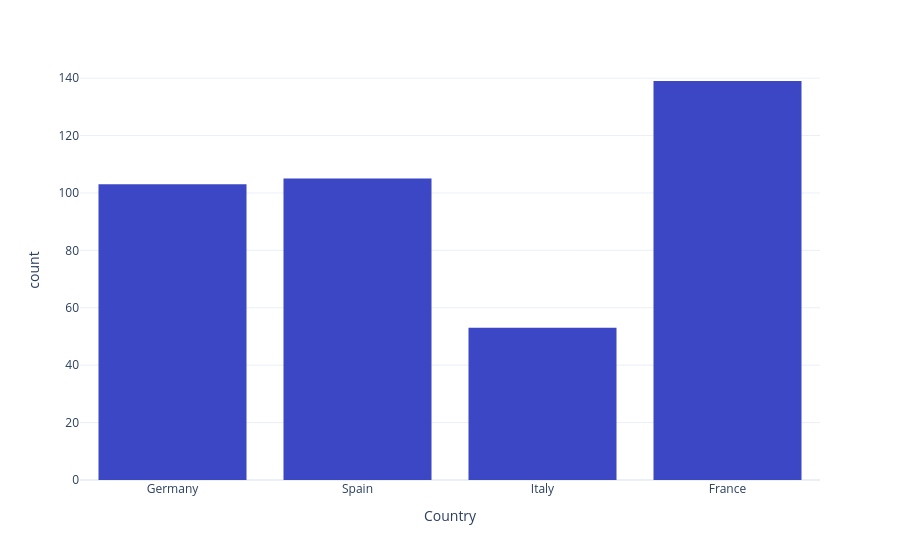
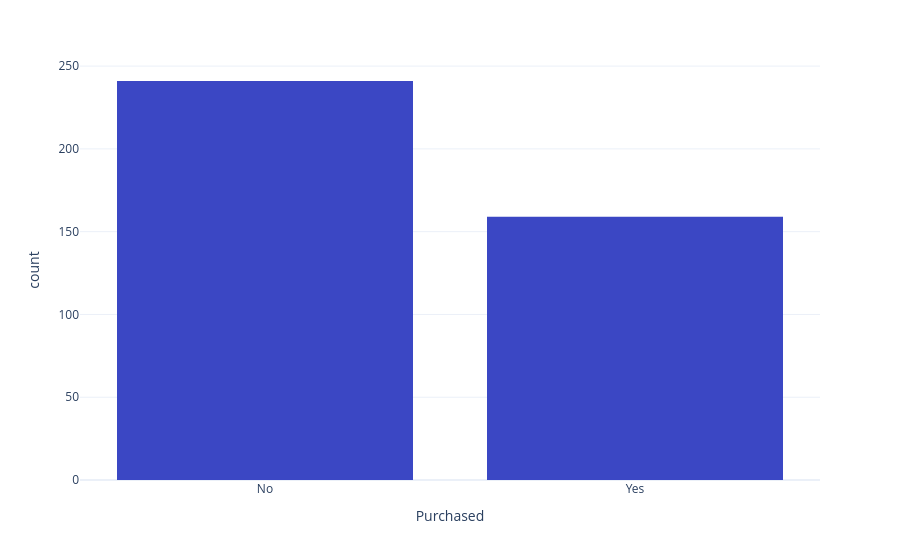

Notebook code for these charts, in order:
### Code cell
# Univariate analysis
# Barplot of each qualitative variable
cat_features = ['Country', 'Purchased']
for i in range(len(cat_features)):
    fig = px.histogram(dataset, x=cat_features[i])
    fig.show()

### Figure 1 — Plotly figure (JSON) as saved in the notebook; plotly's stock layout.template omitted (floating-point values rounded to 4 significant figures; data arrays with more than 128 entries replaced by an {"elided": "..."} marker saying what was removed)
{"data": [{"bingroup": "x", "hovertemplate": "Country=%{x}<br>count=%{y}<extra></extra>", "legendgroup": "", "marker": {"color": "#3B47C4", "pattern": {"shape": ""}}, "name": "", "orientation": "v", "showlegend": false, "type": "histogram", "x": {"elided": "400 str values"}, "xaxis": "x", "yaxis": "y"}], "layout": {"barmode": "relative", "legend": {"tracegroupgap": 0}, "margin": {"t": 60}, "xaxis": {"anchor": "y", "domain": [0.0, 1.0], "title": {"text": "Country"}}, "yaxis": {"anchor": "x", "domain": [0.0, 1.0], "title": {"text": "count"}}}}

### Figure 2 — Plotly figure (JSON) as saved in the notebook; plotly's stock layout.template omitted (floating-point values rounded to 4 significant figures; data arrays with more than 128 entries replaced by an {"elided": "..."} marker saying what was removed)
{"data": [{"bingroup": "x", "hovertemplate": "Purchased=%{x}<br>count=%{y}<extra></extra>", "legendgroup": "", "marker": {"color": "#3B47C4", "pattern": {"shape": ""}}, "name": "", "orientation": "v", "showlegend": false, "type": "histogram", "x": {"elided": "400 str values"}, "xaxis": "x", "yaxis": "y"}], "layout": {"barmode": "relative", "legend": {"tracegroupgap": 0}, "margin": {"t": 60}, "xaxis": {"anchor": "y", "domain": [0.0, 1.0], "title": {"text": "Purchased"}}, "yaxis": {"anchor": "x", "domain": [0.0, 1.0], "title": {"text": "count"}}}}
